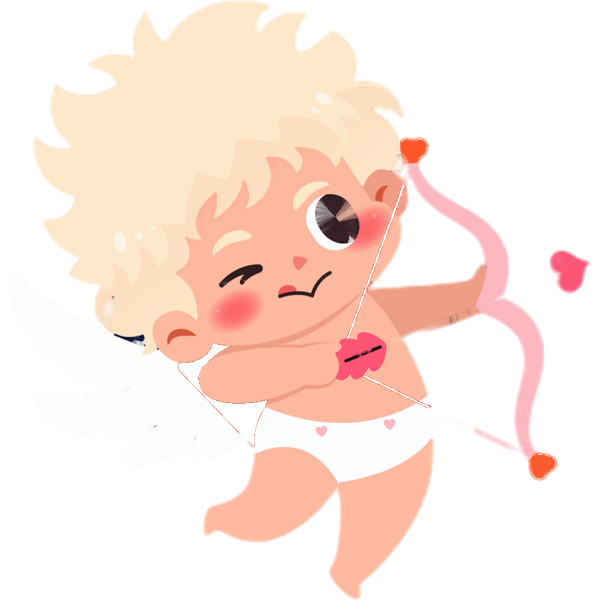
#> input picture tools/pinterest/cupidon-hd.png, 600 x 600 px, found by its file name
$ python carte_pins.py
#> lines starting #> are read from the running program, lines starting #| are printed output that depends on the picture
### tools/pinterest/pins.py
"""Cupidon Passion : générateur de visuels d'épingles (1000x1500, 1080x1350, 1080x1920)."""
from PIL import Image, ImageDraw, ImageFont, ImageFilter
import os, random

SITE = "/home/claude/mycustomagency/cupidonpassion"
MASCOT = Image.open("/home/claude/cupidonpassion/tools/pinterest/cupidon-hd.png").convert("RGBA")
#> MASCOT is the input picture: PIL image 600x600 RGBA; mean R, G, B, A 124.8, 102.8, 92.7, 119.3
PHOTOS = f"{SITE}/assets/img/blog"

NUIT, NUIT2, INDIGO, ROI = (13, 11, 46), (20, 18, 56), (26, 25, 102), (52, 50, 202)
CORAIL, ROSE, OR, CREME = (232, 69, 90), (255, 143, 163), (229, 181, 103), (247, 242, 234)
BLANC = (255, 255, 255)

IN = "/usr/share/fonts/opentype/inter/"
LORA_I = "/usr/share/fonts/truetype/google-fonts/Lora-Italic-Variable.ttf"


def F(name, size):
    if name == "lora":
        f = ImageFont.truetype(LORA_I, size)
        try:
            f.set_variation_by_name("SemiBold Italic")
        except Exception:
            pass
        return f
    return ImageFont.truetype(IN + name + ".otf", size)


def wrap(draw, text, font, maxw):
    for pct in ("?", "!", ":", ";", "»"):
        text = text.replace(" " + pct, "\u00a0" + pct)
    text = text.replace("« ", "«\u00a0")
    words, lines, cur = [w for w in text.split(" ") if w], [], ""
    for w in words:
        t = (cur + " " + w).strip()
        if draw.textlength(t, font=font) <= maxw:
            cur = t
        else:
            lines.append(cur)
            cur = w
    if cur:
        lines.append(cur)
    return lines


def fit_title(draw, text, fname, maxw, maxh, start, minsize=40, lh=1.08):
    size = start
    while size >= minsize:
        f = F(fname, size)
        lines = wrap(draw, text, f, maxw)
        h = len(lines) * size * lh
        if h <= maxh and all(draw.textlength(l, font=f) <= maxw for l in lines):
            return f, lines, size
        size -= 4
    f = F(fname, minsize)
    return f, wrap(draw, text, f, maxw), minsize


def text_block(draw, lines, font, size, x, y, w, fill, lh=1.08, align="center"):
    for l in lines:
        tw = draw.textlength(l, font=font)
        tx = x + (w - tw) / 2 if align == "center" else x
        draw.text((tx, y), l, font=font, fill=fill)
        y += size * lh
    return y


def gradient(W, H, top, bottom):
    im = Image.new("RGB", (W, H), top)
    d = ImageDraw.Draw(im)
    for yy in range(H):
        t = yy / H
        c = tuple(int(top[i] + (bottom[i] - top[i]) * t) for i in range(3))
        d.line([(0, yy), (W, yy)], fill=c)
    return im


def glow(im, cx, cy, r, color, alpha=110):
    layer = Image.new("RGBA", im.size, (0, 0, 0, 0))
    d = ImageDraw.Draw(layer)
    d.ellipse([cx - r, cy - r, cx + r, cy + r], fill=color + (alpha,))
    layer = layer.filter(ImageFilter.GaussianBlur(r // 2))
    im.paste(layer, (0, 0), layer)


def hearts(im, n, seed, color, area=None, smin=14, smax=34, alpha=90):
    rnd = random.Random(seed)
    W, H = im.size
    x0, y0, x1, y1 = area or (0, 0, W, H)
    layer = Image.new("RGBA", im.size, (0, 0, 0, 0))
    d = ImageDraw.Draw(layer)
    for _ in range(n):
        s = rnd.randint(smin, smax)
        x, y = rnd.randint(x0, x1 - s), rnd.randint(y0, y1 - s)
        heart(d, x, y, s, color + (alpha,))
    im.paste(layer, (0, 0), layer)


def heart(d, x, y, s, fill):
    r = s / 4
    d.ellipse([x, y, x + 2 * r, y + 2 * r], fill=fill)
    d.ellipse([x + 2 * r, y, x + 4 * r, y + 2 * r], fill=fill)
    d.polygon([(x + 0.15 * r, y + 1.35 * r), (x + 3.85 * r, y + 1.35 * r), (x + 2 * r, y + 4 * r)], fill=fill)


# [29 lines left out: functions mascot, photo, rounded, shadow_paste, not called in this run]


def pill(draw, cx, y, text, font, bg, fg, padx=34, h=74):
    tw = draw.textlength(text, font=font)
    w = tw + 2 * padx
    draw.rounded_rectangle([cx - w / 2, y, cx + w / 2, y + h], h // 2, fill=bg)
    bb = font.getbbox(text)
    draw.text((cx - tw / 2, y + (h - (bb[3] - bb[1])) / 2 - bb[1]), text, font=font, fill=fg)


def footer(im, d, W, H, dark=True, k=1.0):
    col = CREME if dark else NUIT
    f = F("Inter-Bold", int(30 * k))
    t = "cupidonpassion.com"
    tw = d.textlength(t, font=f)
    y = H - int(78 * k)
    d.line([(W / 2 - 160 * k, y - 22 * k), (W / 2 + 160 * k, y - 22 * k)], fill=OR, width=2)
    d.text(((W - tw) / 2, y), t, font=f, fill=col)


# ---------------------------------------------------------------- modèles
# p : dict(kicker, title, sub, cta, photo, items, theme)

# [159 lines left out: functions t_nuit, t_photo_creme, t_liste, t_photo_haut, t_bulle, not called in this run]


TEMPLATES = {"nuit": t_nuit, "photo": t_photo_creme, "liste": t_liste, "photohaut": t_photo_haut, "bulle": t_bulle}
FORMATS = {"pin": (1000, 1500), "fb": (1080, 1350), "story": (1080, 1920)}


def render(tpl, p, fmt="pin"):
    W, H = FORMATS[fmt]
    return TEMPLATES[tpl](W, H, p).convert("RGB")

### tools/pinterest/carte_pins.py
"""Épingles Pinterest de la carte cadeau Nous Deux (série cadeau, 28/11 au 22/12)."""
import csv, datetime as dt, os, sys
from PIL import Image, ImageDraw, ImageFilter
from pins import (F, wrap, fit_title, text_block, gradient, glow, hearts, pill, footer, mascot,
                  NUIT, INDIGO, ROI, CORAIL, ROSE, OR, CREME, BLANC)

CARTE = "/home/claude/carte"
OUT = "/home/claude/cp/carte"
os.makedirs(OUT, exist_ok=True)
FRONT = Image.open(f"{CARTE}/front.png").convert("RGB")
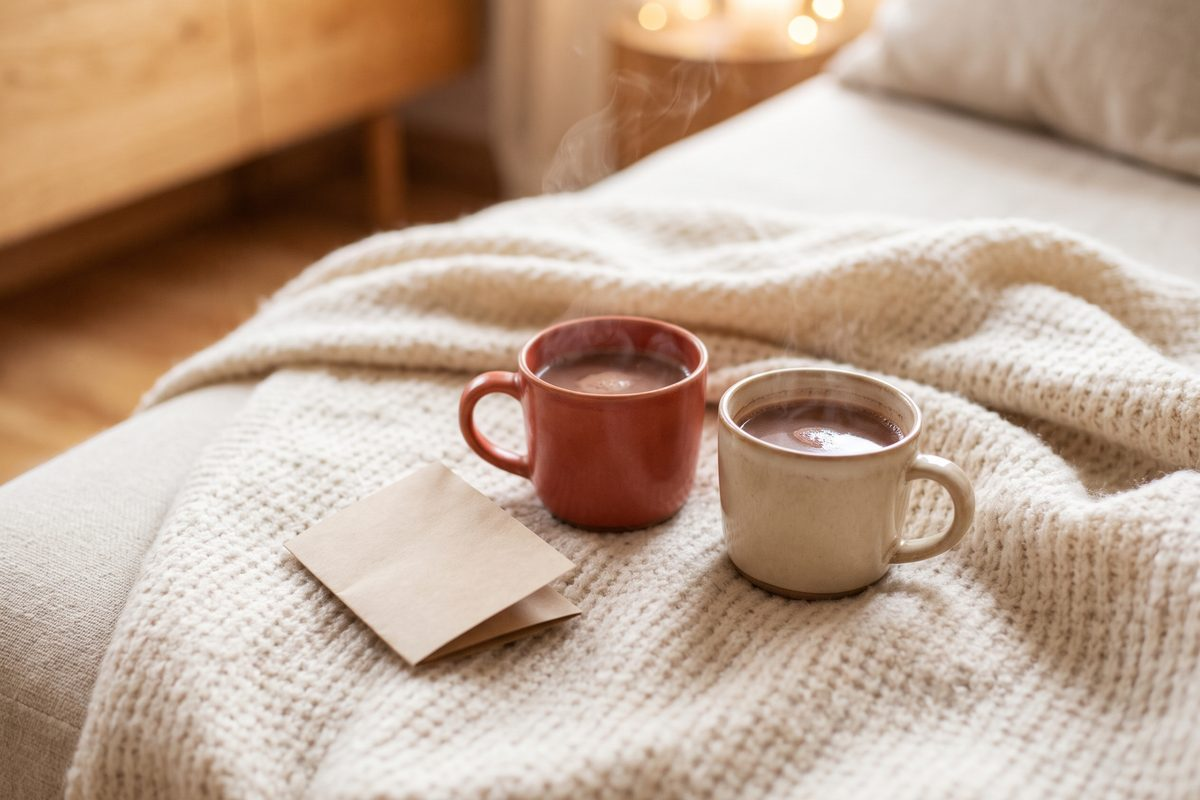
#> input picture assets/img/blog/calendrier-avent-couple-2.jpg, 1200 x 800 px, given in place of front.png, which was not available
#> FRONT is the input picture: PIL image 1200x800 RGB; mean R, G, B 188.1, 162.5, 142.8
INSIDE = Image.open(f"{CARTE}/inside.png").convert("RGB")  # face "Pour toi, pour nous" (sans le code)
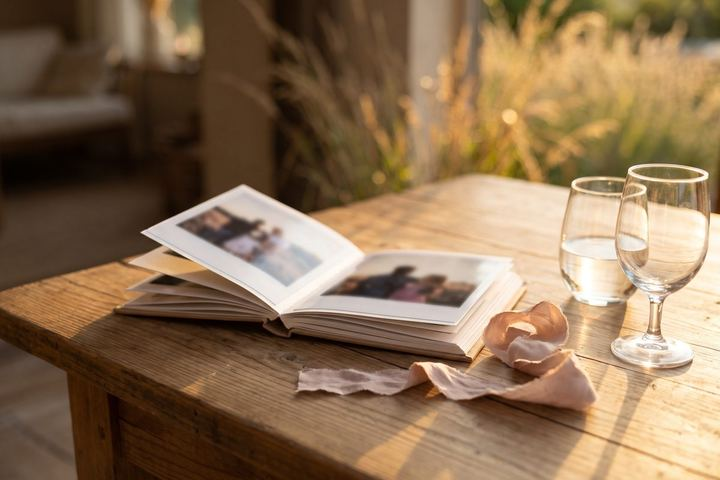
#> input picture assets/img/blog/cards/cadeau-1-an-couple.jpg, 720 x 480 px, given in place of inside.png, which was not available
#> INSIDE is the input picture: PIL image 720x480 RGB; mean R, G, B 139.5, 112.6, 84


def card(img, w, rot):
    h = int(img.height * w / img.width)
    c = img.resize((w, h), Image.LANCZOS).convert("RGBA")
    m = Image.new("L", c.size, 0)
    ImageDraw.Draw(m).rounded_rectangle([0, 0, w, h], 18, fill=255)
    ImageDraw.Draw(c).rounded_rectangle([1, 1, w - 2, h - 2], 18, outline=OR + (255,), width=3)
    c.putalpha(m)
    return c.rotate(rot, resample=Image.BICUBIC, expand=True)


def drop(im, c, x, y, blur=24):
    a = c.split()[3]
    sh = Image.new("RGBA", c.size, (0, 0, 0, 150))
    sh.putalpha(a.point(lambda v: v * 150 // 255))
    layer = Image.new("RGBA", im.size, (0, 0, 0, 0))
    layer.paste(sh, (x + 10, y + 22), sh)
    layer = layer.filter(ImageFilter.GaussianBlur(blur))
    im.alpha_composite(layer)
    im.alpha_composite(c, (x, y))


def render(p, W=1000, H=1500):
    dark = p["theme"] == "nuit"
    if dark:
        im = gradient(W, H, INDIGO, NUIT).convert("RGBA")
        glow(im, int(W * .85), int(H * .12), 380, ROI, 120)
        glow(im, int(W * .1), int(H * .8), 320, CORAIL, 60)
        hearts(im, 14, p["title"], ROSE, alpha=55)
        tcol, kcol, scol = BLANC, OR, (217, 212, 228)
    else:
        im = Image.new("RGBA", (W, H), CREME + (255,))
        glow(im, int(W * .5), int(H * .6), 420, (255, 214, 222), 120)
        hearts(im, 12, p["title"], CORAIL, alpha=40)
        tcol, kcol, scol = NUIT, CORAIL, (80, 74, 110)
    d = ImageDraw.Draw(im)
    y = 80
    fk = F("lora", 44)
    kw = d.textlength(p["kicker"], font=fk)
    d.text(((W - kw) / 2, y), p["kicker"], font=fk, fill=kcol)
    y += 74
    f, lines, s = fit_title(d, p["title"].upper(), "Inter-Black", W - 140, 300, 92)
    y = text_block(d, lines, f, s, 0, y, W, tcol)
    if p.get("sub"):
        fs = F("lora", 40)
        y += 18
        y = text_block(d, wrap(d, p["sub"], fs, W - 180), fs, 40, 0, y, W, scol, 1.3)
    # les deux faces de la carte
    top = int(y) + 40
    back = card(INSIDE, 420, 8)
    front = card(FRONT, 450, -6)
    drop(im, back, 95, top + 30)
    drop(im, front, W - front.width - 85, top)
    pill(d, W / 2, H - 230, p["cta"], F("Inter-ExtraBold", 34), CORAIL, BLANC, h=80)
    footer(im, d, W, H, dark, 1.0)
    return im.convert("RGB")


CAD = "Idées cadeaux pour couple"
NOEL = "Cadeaux et Idées Noël, fêtes, moment à deux"
QJ = "Questions et jeux à deux"
PAGE = "nous-deux-le-jeu.html"

PINS = [
    dict(theme="nuit", board=NOEL, kicker="Idée cadeau de Noël", title="Une carte cadeau à glisser sous le sapin",
         sub="Nous Deux, le jeu de couple : 52 étapes à vivre ensemble", cta="Offrir le jeu",
         ptitle="Carte cadeau de Noël pour couple : offrez Nous Deux, le jeu",
         desc="Une idée cadeau de Noël pour un couple qui se vit au lieu de se ranger : Nous Deux, le jeu de couple en ligne, livré avec une jolie carte cadeau à imprimer. Vous l'écrivez, vous la glissez sous le sapin, et l'aventure commence : 52 étapes, une par semaine, avec défis, questions et rituels à deux.",
         kw="carte cadeau couple, cadeau noël couple, idée cadeau noël amoureux, cadeau à imprimer, jeu de couple cadeau"),
    dict(theme="creme", board=CAD, kicker="Cadeau de dernière minute", title="Un cadeau prêt en 5 minutes",
         sub="Vous imprimez la carte, vous écrivez votre petit mot, c'est prêt", cta="Voir la carte cadeau",
         ptitle="Cadeau de dernière minute pour couple : une carte à imprimer",
         desc="Besoin d'un cadeau de dernière minute qui fait vraiment plaisir ? Avec Nous Deux, le jeu de couple en ligne, vous recevez une carte cadeau à imprimer chez vous. Un petit mot à écrire, et vous offrez une année de complicité à vivre à deux. Pas de livraison à attendre.",
         kw="cadeau dernière minute, cadeau de dernière minute couple, carte cadeau à imprimer, cadeau couple original"),
    dict(theme="nuit", board=CAD, kicker="Pour lui, pour elle, pour vous deux", title="Offrez une année de complicité",
         sub="52 étapes, une par semaine, sur le téléphone", cta="Découvrir le jeu", bow=True,
         ptitle="Idée cadeau couple original : une année de complicité à offrir",
         desc="Un cadeau original pour son amoureux ou son amoureuse : Nous Deux, le jeu de couple, avec sa carte cadeau à imprimer. Chaque semaine, une étape à vivre ensemble (un défi, une question, un rituel, un jeu) pour retomber amoureux pas à pas. Accès sans limite de durée.",
         kw="idée cadeau couple, cadeau original amoureux, cadeau pour lui, cadeau pour elle, jeu de couple"),
    dict(theme="creme", board=NOEL, kicker="Le cadeau qui se vit", title="Moins d'objets, plus de moments à deux",
         sub="Une carte cadeau pour commencer l'aventure Nous Deux", cta="Offrir le jeu",
         ptitle="Cadeau de Noël expérience pour couple : des moments à deux",
         desc="Cette année, offrez des moments plutôt qu'un objet de plus. Nous Deux, le jeu de couple en ligne, arrive avec une carte cadeau à imprimer et propose 52 étapes à vivre ensemble : questions, défis, rituels et petits jeux. Un cadeau expérience simple et plein de sens.",
         kw="cadeau expérience couple, cadeau noël expérience, offrir un moment à deux, cadeau couple noël"),
    dict(theme="nuit", board=QJ, kicker="Jeu de couple à offrir", title="Le jeu de couple qui s'offre",
         sub="Avec sa carte cadeau à imprimer et à écrire", cta="Voir le jeu",
         ptitle="Jeu de couple à offrir, avec carte cadeau à imprimer",
         desc="Nous Deux, le jeu de couple en ligne, se joue sur le téléphone et s'offre avec une carte cadeau à imprimer. 52 étapes, 4 niveaux et des badges à débloquer pour se retrouver chaque semaine. Une jolie idée pour Noël, un anniversaire ou la Saint-Valentin.",
         kw="jeu de couple à offrir, jeu couple cadeau, jeu de couple en ligne, cadeau jeu à deux"),
    dict(theme="creme", board=CAD, kicker="Pour un couple que vous aimez", title="Un cadeau pour vos amis amoureux",
         sub="Parents, amis, jeunes mariés : une année de complicité", cta="Offrir le jeu",
         ptitle="Cadeau pour un couple d'amis ou des parents : idée originale",
         desc="Vous cherchez un cadeau pour un couple d'amis, vos parents ou des jeunes mariés ? Offrez-leur Nous Deux, le jeu de couple en ligne, avec sa carte cadeau à imprimer et à personnaliser. 52 étapes à vivre à deux, pour toutes les générations de couples.",
         kw="cadeau pour un couple, cadeau couple d'amis, cadeau parents couple, cadeau jeunes mariés, cadeau à deux"),
    dict(theme="nuit", board=NOEL, kicker="Sous le sapin cette année", title="Retombons amoureux, une étape à la fois",
         sub="La carte cadeau Nous Deux, prête à imprimer", cta="Découvrir le jeu", bow=True,
         ptitle="Cadeau romantique de Noël : Nous Deux, le jeu de couple",
         desc="Un cadeau romantique pour Noël, à offrir à votre moitié : la carte cadeau Nous Deux. Elle ouvre l'accès à un jeu de couple en ligne de 52 étapes, une par semaine, pour se dire des choses, rire ensemble et créer des souvenirs. À imprimer chez vous en quelques minutes.",
         kw="cadeau romantique noël, cadeau noël pour sa copine, cadeau noël pour son copain, carte cadeau couple"),
    dict(theme="creme", board=QJ, kicker="Même à distance", title="Un cadeau pour un couple à distance",
         sub="Le jeu se joue sur le téléphone, où que vous soyez", cta="Voir le jeu",
         ptitle="Cadeau pour couple à distance : un jeu à vivre ensemble",
         desc="Vous vivez une relation à distance ? Nous Deux, le jeu de couple en ligne, se joue sur le téléphone, en appel vidéo ou par messages. Offrez-le avec sa carte cadeau à imprimer (ou à envoyer en photo) : une étape par semaine pour rester proches malgré les kilomètres.",
         kw="cadeau couple à distance, relation à distance cadeau, jeu couple à distance, idée cadeau loin de lui"),
]

# planning : 1 épingle tous les 3 jours à 10h15 (Paris) = 09:15 UTC, du 28/11 au 19/12
START = dt.date(2026, 11, 28)
if __name__ == "__main__":
    rows = []
    for i, p in enumerate(PINS):
        fn = f"cp-carte-{i + 1:02d}.jpg"
        render(p).save(f"{OUT}/{fn}", quality=80, optimize=True, progressive=True)
        day = START + dt.timedelta(days=3 * i)
        rows.append({"Title": p["ptitle"][:100], "Media URL": "https://cupidonpassion.com/img/pins/" + fn,
                     "Pinterest board": p["board"], "Thumbnail": "", "Description": p["desc"][:500],
                     "Link": "https://cupidonpassion.com/" + PAGE,
                     "Publish date": f"{day.isoformat()}T09:15:00", "Keywords": p["kw"]})
        assert len(p["desc"]) <= 500 and "—" not in p["desc"] + p["title"] + p["sub"]
#> this loop made 8 passes
#> pass 1, in gradient, `im = Image.new("RGB", (W, H), top)`:
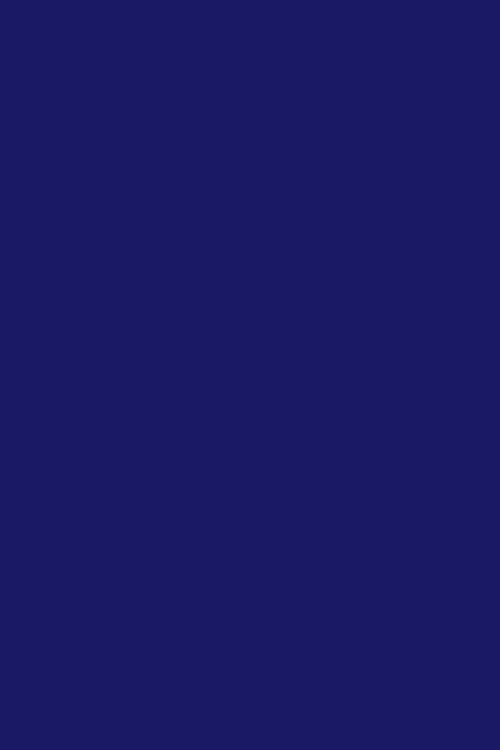
#> im: PIL image 1000x1500 RGB (shown at 1/2 size); mean R, G, B 26, 25, 102
#> pass 1, in render, `im = gradient(W, H, INDIGO, NUIT).convert("RGBA")`:
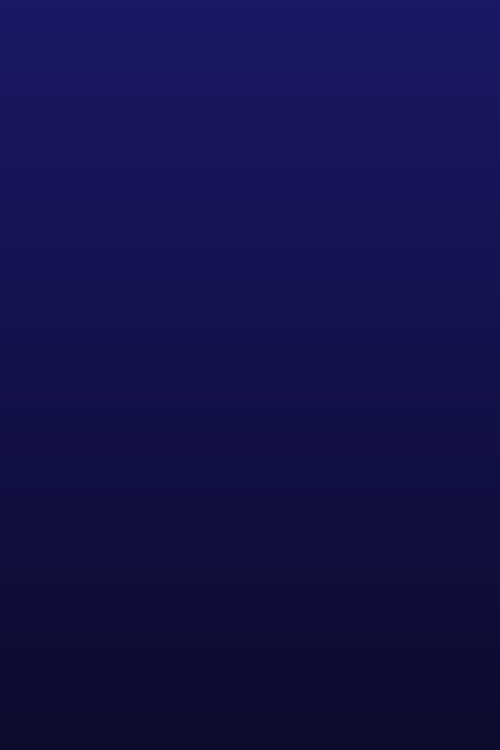
#> im: PIL image 1000x1500 RGBA (shown at 1/2 size); mean R, G, B, A 19, 17.5, 73.5, 255
#> pass 1, in glow, `layer = layer.filter(ImageFilter.GaussianBlur(r // 2))`:
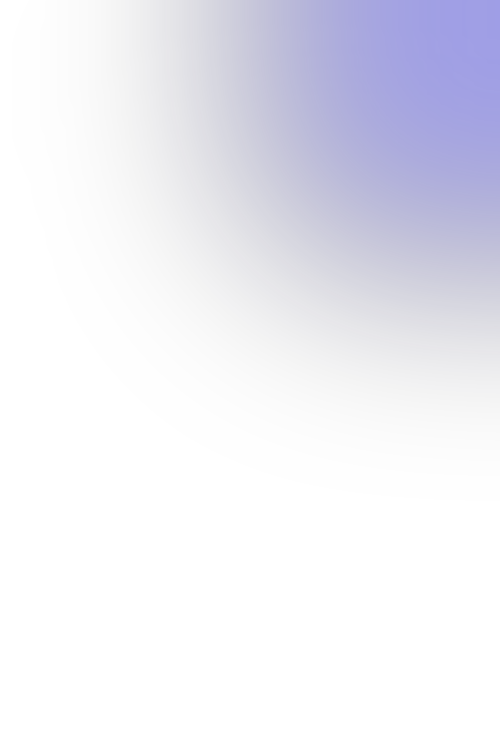
#> layer: PIL image 1000x1500 RGBA (shown at 1/2 size); mean R, G, B, A 9, 8.6, 35, 20.8; transparent parts drawn white
#> after the loop, rows = 8 items
    with open(f"{OUT}/pinterest-cupidon-carte-cadeau-du-28-11-au-19-12.csv", "w", newline="", encoding="utf-8") as fh:
        w = csv.DictWriter(fh, fieldnames=list(rows[0]))
        w.writeheader()
        w.writerows(rows)
    print("ok", len(rows))
#| ok 8
